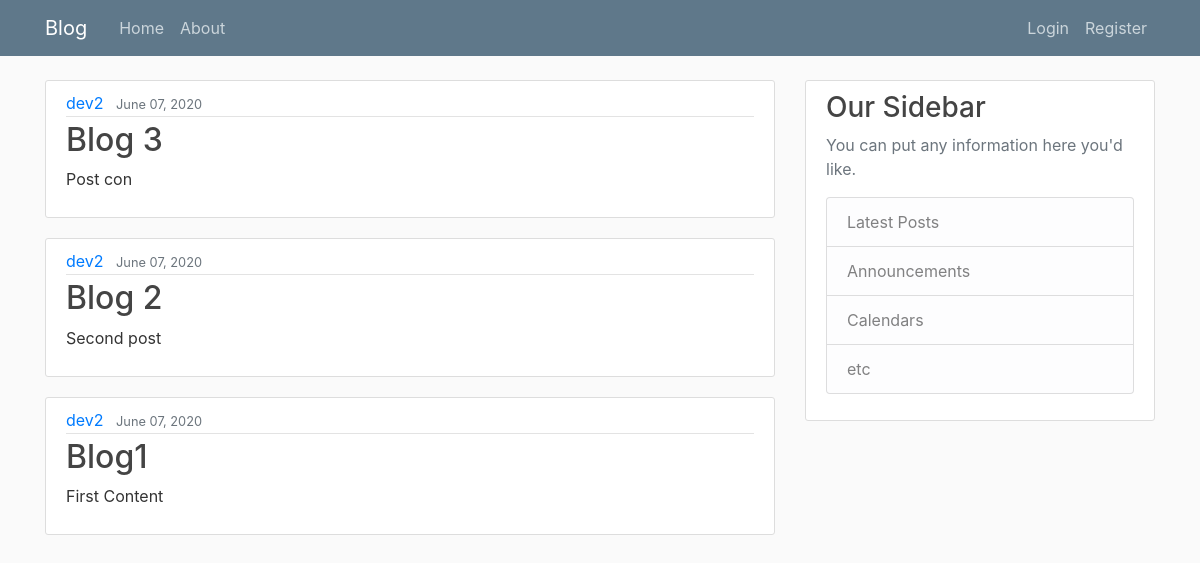
Before: / with the older database file.
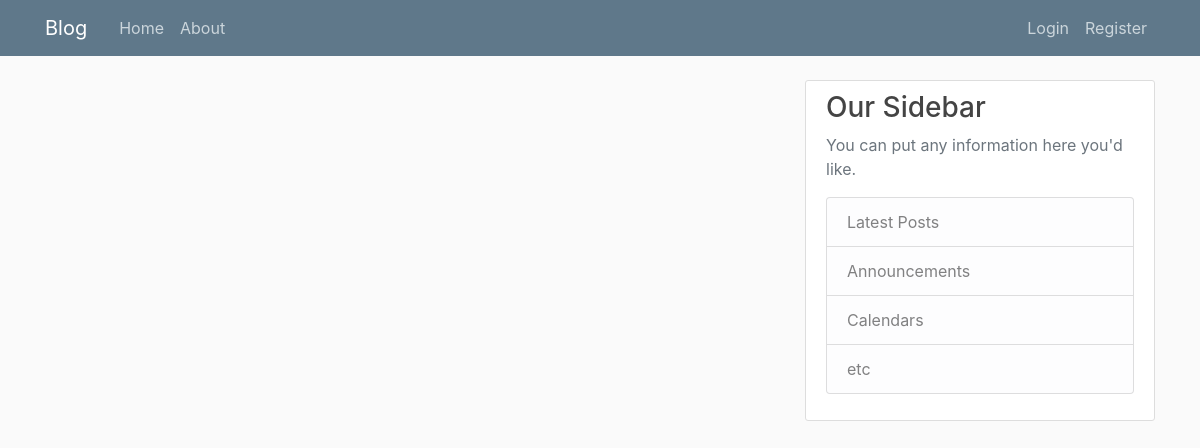
After: the same page with the newer database file.
### blog/models.py (models this page shows, shortened)
class Post(models.Model):
    title=models.CharField(max_length=100)
    content=models.TextField()
    date_posted=models.DateTimeField(default=timezone.now)
    author=models.ForeignKey(User,on_delete=models.CASCADE)

### blog/views.py (the view)
class PostListView(ListView):
    model=Post
    template_name='blog/home.html'
    context_object_name='posts'
    ordering=['-date_posted']

### blog/templates/blog/home.html
{% extends "blog/base.html" %}
{% block content %}
<body>
    {% for post in posts  %}
    <article class="media content-section">
        <div class="media-body">
          <div class="article-metadata">
            <a class="mr-2" href="#">{{ post.author }}</a>
            <small class="text-muted">{{ post.date_posted|date:"F d, Y" }}</small>
          </div>
          <h2><a class="article-title" href="{% url 'post-detail' post.id %}">{{ post.title }}</a></h2>
          <p class="article-content">{{ post.content }}</p>
        </div>
      </article>
    {%endfor%}
    {% endblock %}

### blog/templates/blog/base.html (shortened to what this page needs)
{% load static %}
<!DOCTYPE html>
<html lang="en">
<head>
    <link rel="stylesheet" href="https://maxcdn.bootstrapcdn.com/bootstrap/4.0.0/css/bootstrap.min.css">
    <link rel="stylesheet" href="{% static 'blog/main.css' %}">
</head>
<body>
    <header class="site-header">
        <nav class="navbar navbar-expand-md navbar-dark bg-steel fixed-top">
          <div class="container">
            <a class="navbar-brand mr-4" href="/">Blog</a>
            <div class="collapse navbar-collapse" id="navbarToggle">
              <div class="navbar-nav mr-auto">
                <a class="nav-item nav-link" href="/">Home</a>
                <a class="nav-item nav-link" href="/about">About</a>
              </div>
              <div class="navbar-nav">
                {% if user.is_authenticated %}
                <a class="nav-item nav-link" href="{% url 'post-create' %}">Create Post</a>
                <a class="nav-item nav-link" href="{% url 'logout' %}">Logout</a>
                <a class="nav-item nav-link" href="{% url 'profile' %}">Profile</a>
                {% else %}
                  <a class="nav-item nav-link" href="{% url 'login' %}">Login</a>
                  <a class="nav-item nav-link" href="{% url 'register' %}">Register</a>
                {% endif %}
              </div>
            </div>
          </div>
        </nav>
      </header>
      <main role="main" class="container">
        <div class="row">
          <div class="col-md-8">
            {% block content %}{% endblock %}
          </div>
          <div class="col-md-4">
            <div class="content-section">
              <h3>Our Sidebar</h3>
              <p class='text-muted'>You can put any information here you'd like.
                <ul class="list-group">
                  <li class="list-group-item list-group-item-light">Latest Posts</li>
                  <li class="list-group-item list-group-item-light">Announcements</li>
                  <li class="list-group-item list-group-item-light">Calendars</li>
                  <li class="list-group-item list-group-item-light">etc</li>
                </ul>
              </p>
            </div>
          </div>
        </div>
      </main>
</body>
</html>

### blog/static/blog/main.css (style rules this page uses)
body { background: #fafafa; color: #333333; margin-top: 5rem; }
h1, h2, h3, h4, h5, h6 { color: #444444; }
ul { margin: 0; }
.bg-steel { background-color: #5f788a; }
.site-header .navbar-nav .nav-link { color: #cbd5db; }
.content-section { background: #ffffff; padding: 10px 20px; border: 1px solid #dddddd; border-radius: 3px; margin-bottom: 20px; }

Changed rows visible on the page:
removed Post: author "dev2", date_posted "June 07, 2020", title "Blog 3", content "Post con"
removed Post: author "dev2", date_posted "June 07, 2020", title "Blog 2", content "Second post"
removed Post: author "dev2", date_posted "June 07, 2020", title "Blog1", content "First Content"
